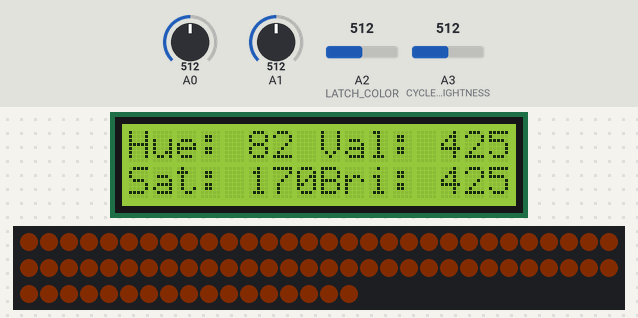
The sketch below on a simulated Arduino Uno, built with avr-gcc and run on an emulated ATmega328P. Shown: 16×2 character LCD, 77 RGB LEDs in strip order, left to right, continuing on the next row. The test bench sets the inputs (shaded band); at power-on: A2 (LATCH_COLOR) = 512, A3 (CYCLE_BRIGHTNESS) = 512, A0 = 512, A1 = 512. Dim RGB values are drawn brighter than linear; colours are those a GRB WS2812 strip shows for the declared byte order.

Above: at 3.55 s.
4.3 s: A2 (LATCH_COLOR) set to 488
At 4.58 s:
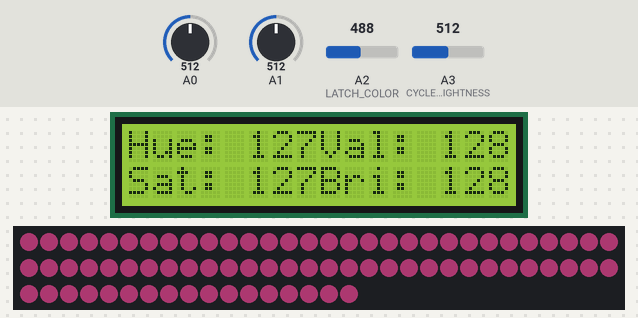
6.2 s: A3 (CYCLE_BRIGHTNESS) set to 490
7.7 s: A2 (LATCH_COLOR) set to 510
At 8.7 s:
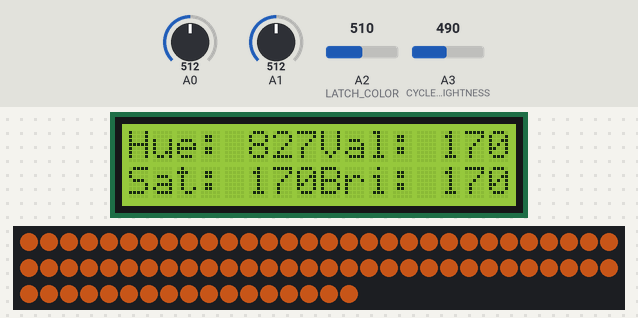
9.2 s: A3 (CYCLE_BRIGHTNESS) set to 510
At 9.33 s:
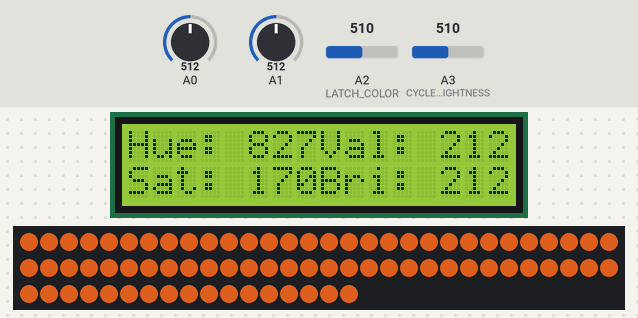
10.7 s: A2 (LATCH_COLOR) set to 490
At 10.87 s:
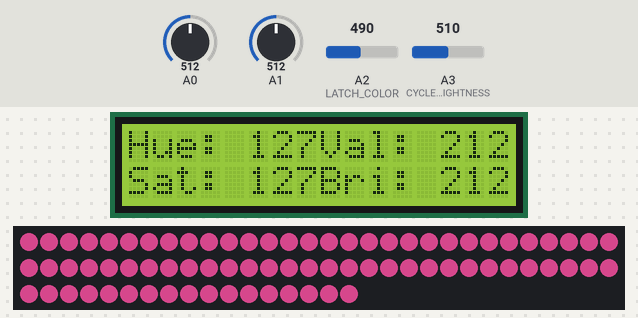
13.7 s: A0 set to 716
At 13.91 s:
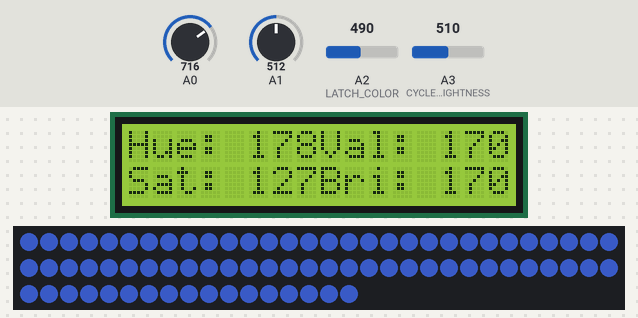

Measured:
- the behaviour switches between 501 and 500 on A2 (LATCH_COLOR) (found by bisection; images 0 and 1)
- after the input at 4.3 s, the display: first changes after 0.09 s (image 1 shows a later state)
- after the input at 7.7 s, the display: changes after 0.06 s (image 2)
- after the input at 9.2 s, the display: changes after 0.07 s (image 3)
- after the input at 10.7 s, the display: changes after 0.11 s (image 4)
- after the input at 13.7 s, the display: first changes after 0.05 s (image 5 shows a later state)

The sketch:

led_strip.ino
```cpp
#include <LiquidCrystal_I2C.h>
#include <Wire.h>
#include <FastLED.h>

FASTLED_USING_NAMESPACE
LiquidCrystal_I2C lcd(0x27, 16, 2);

#define FASTLED_ALLOW_INTERRUPTS 0
#define DATA_PIN 3
#define NUM_LEDS 77
#define CYCLE_BRIGHTNESS A3
#define LATCH_COLOR A2

unsigned long lastButtonPressBrightness = 0;
CRGB leds[NUM_LEDS];
int brightIndex = 2;
int brightModes[6] = {42, 85, 128, 170, 212, 255};
int hue;
int sat;
int val;
int lastHue = 0;
int lastSat = 0;

void setup()
{
    delay(3000);
    FastLED.addLeds<WS2812, DATA_PIN, RGB>(leds, NUM_LEDS);
    lcd.init();
    lcd.backlight();
    lcd.setBacklight(50);
    lcd.setContrast(255);
    pinMode(CYCLE_BRIGHTNESS, INPUT);
    pinMode(LATCH_COLOR, INPUT);
    delay(1);
}

void loop()
{
    int brightBtnState = analogRead(CYCLE_BRIGHTNESS); // Read the analog value instead
    delay(5);
    if (brightBtnState > 500 && millis() - lastButtonPressBrightness > 100) // Adjust the threshold according to your specific hardware
    {
        brightIndex++;
        lastButtonPressBrightness = millis();

        if (brightIndex >= sizeof(brightModes) / sizeof(brightModes[0]))
        {
            brightIndex = 0;
        }
    }

    int readToggle = analogRead(LATCH_COLOR);
    if (readToggle > 500)
    {

        hue = 82;
        sat = 170;
        val = brightModes[brightIndex];

        printLCD();

        for (int i = 0; i < NUM_LEDS; i++)
        {
            leds[i] = CHSV(hue, sat, val);
        }
        FastLED.show();
        delay(1);
    }
    else
    {

        int readHueRaw = analogRead(A0);
        int readSatRaw = analogRead(A1);

        if (readHueRaw > (hue + 10) || readHueRaw < (hue - 10))
        {
            hue = map(readHueRaw, 0, 1023, 0, 255);
            // hue = int(readHueRaw * (255 / 1023));
            lastHue = hue;
        }
        else
        {
            hue = lastHue;
        }

        if (readSatRaw > (sat + 10) || readSatRaw < (sat - 10))
        {
            sat = map(readSatRaw, 0, 1023, 0, 255);
            // sat = int(readSatRaw * (225 / 1023));
            lastSat = sat;
        }
        else
        {
            sat = lastSat;
        }
        val = brightModes[brightIndex];

        printLCD();

        for (int i = 0; i < NUM_LEDS; i++)
        {
            leds[i] = CHSV(hue, sat, val);
        }
        FastLED.show();
        delay(1);
    }
}

void printLCD()
{
    lcd.setCursor(0, 0);
    lcd.print("Hue: ");
    lcd.print(hue);
    lcd.setCursor(0, 1);
    lcd.print("Sat: ");
    lcd.print(sat);
    lcd.setCursor(8, 0);
    lcd.print("Val: ");
    lcd.print(val);
    lcd.setCursor(8, 1);
    lcd.print("Bri: ");
    lcd.print(brightModes[brightIndex]);
}
```
